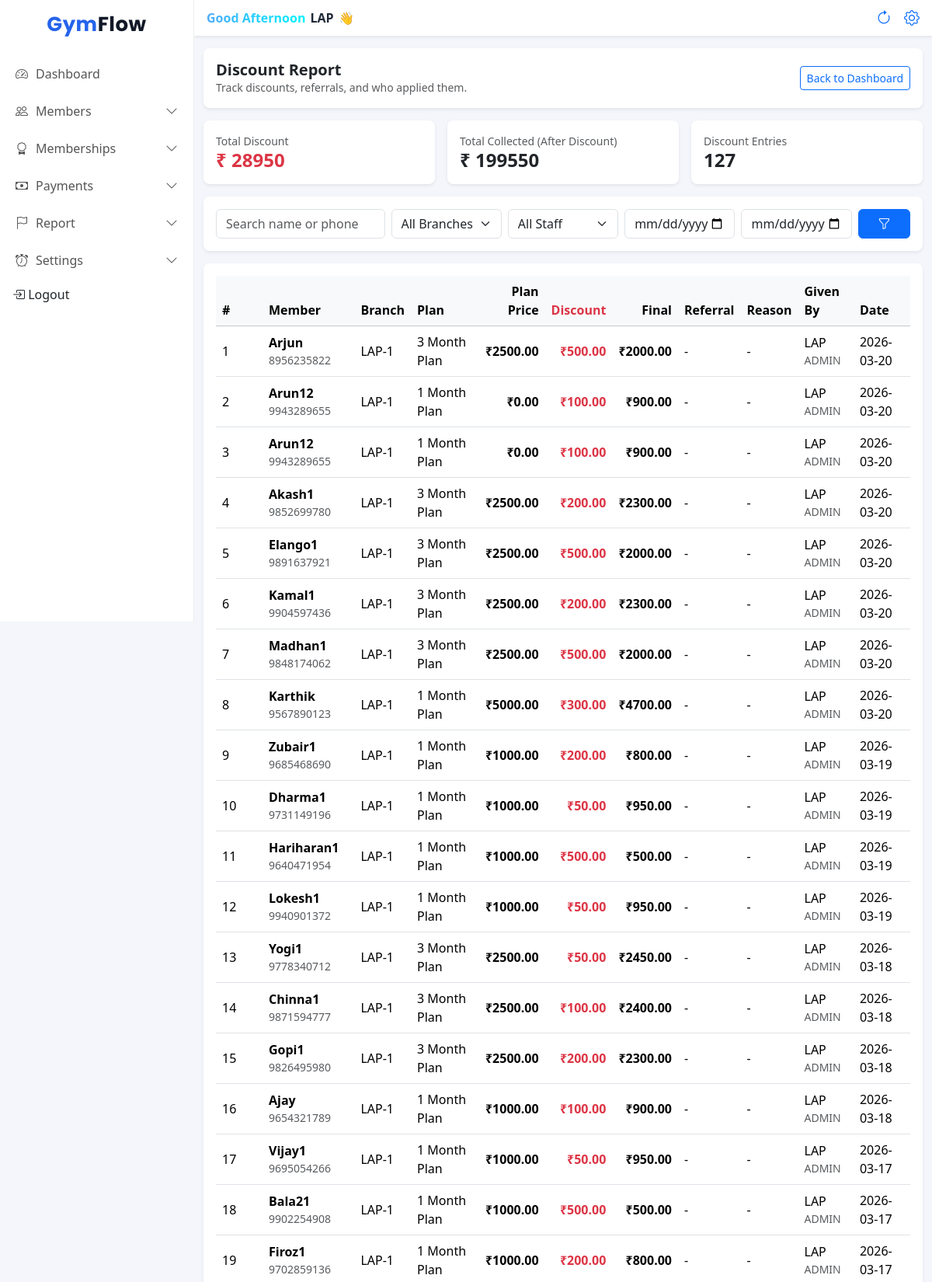
Page /discount_report (signed in, upper part) on the committed database.
### accounts/models.py (models this page shows, shortened)
class User(AbstractUser):
    ROLE_CHOICES = (
        ('ADMIN', 'Owner'),
        ('TRAINER', 'Trainer'),
    )
    gym = models.ForeignKey(Gym, on_delete=models.CASCADE, null=True, blank=True)
    role = models.CharField(max_length=10, choices=ROLE_CHOICES, default='TRAINER')
    phone = models.CharField(max_length=15, blank=True, null=True)
    branch = models.ForeignKey(Branch, on_delete=models.SET_NULL, null=True, blank=True)

### frontend/models.py (models this page shows, shortened)
class Payment(models.Model):
    PAYMENT_MODE = (
        ('cash', 'Cash'),
        ('upi', 'UPI'),
    )
    gym = models.ForeignKey(Gym, on_delete=models.CASCADE, related_name="payments")
    member = models.ForeignKey(Member, on_delete=models.CASCADE, related_name='payments')
    plan = models.ForeignKey(MembershipPlan, on_delete=models.SET_NULL, null=True, blank=True)
    invoice_no = models.CharField(max_length=50, blank=True, null=True)
    amount = models.DecimalField(max_digits=8, decimal_places=2)
    payment_mode = models.CharField(max_length=10, choices=PAYMENT_MODE)
    payment_date = models.DateField(default=timezone.localdate)
    coverage_start = models.DateField(null=True, blank=True)
    coverage_end = models.DateField(null=True, blank=True)
    plan_price = models.DecimalField(max_digits=10, decimal_places=2, default=0)
    discount_amount = models.DecimalField(max_digits=10, decimal_places=2, default=0)
    final_amount = models.DecimalField(max_digits=10, decimal_places=2, default=0)
    discount_reason = models.CharField(max_length=120, blank=True, null=True)
    referral_name = models.CharField(max_length=120, blank=True, null=True)
    created_by = models.ForeignKey(
    settings.AUTH_USER_MODEL,
    null=True,
    blank=True,
    on_delete=models.SET_NULL,
    related_name="payments_created"
)

class Member(models.Model):
    STATUS_CHOICES = (
        ('active', 'Active'),
        ('expiring', 'Expiring Soon'),
        ('expired', 'Expired'),
    )
    is_deleted = models.BooleanField(default=False)
    admission_number = models.CharField(max_length=10,  blank=True, null=True)
    DOB=models.DateField(null=True,blank=True)
    gym = models.ForeignKey(Gym, on_delete=models.CASCADE, related_name="members")
    branch = models.ForeignKey(Branch, on_delete=models.CASCADE, related_name="members")
    name = models.CharField(max_length=100)
    phone = models.CharField(max_length=15)
    join_date = models.DateField(default=date.today)
    photo = models.ImageField(upload_to="members/", blank=True, null=True)
    plan = models.ForeignKey(MembershipPlan, on_delete=models.SET_NULL, null=True, blank=True)
    start_date = models.DateField(null=True)
    expiry_date = models.DateField()
    security_deposit = models.DecimalField(max_digits=10, decimal_places=2, default=0)
    status = models.CharField(max_length=10, choices=STATUS_CHOICES, default='active')
    created_at = models.DateTimeField(auto_now_add=True)
    class Meta:
        unique_together = ("gym", "admission_number")

class Branch(models.Model):
    gym = models.ForeignKey(Gym, on_delete=models.CASCADE, related_name="branches")
    name = models.CharField(max_length=100)
    address = models.TextField(blank=True)
    phone = models.CharField(max_length=15, blank=True)
    created_at = models.DateTimeField(auto_now_add=True)
    class Meta:
        unique_together = ('gym', 'name')  # same gym can't have 2 branches with same name

class MembershipPlan(models.Model):
    branch = models.ForeignKey(Branch, on_delete=models.CASCADE, related_name="plans")
    name = models.CharField(max_length=50)  # Monthly / Quarterly
    duration_days = models.PositiveIntegerField()
    start_date = models.DateField(null=True)
    end_date = models.DateField(null=True)
    price = models.DecimalField(max_digits=8, decimal_places=2)
    is_active = models.BooleanField(default=True)
    created_at = models.DateTimeField(auto_now_add=True)
    class Meta:
        unique_together = ('branch', 'name')  # same branch can't have same plan name twice

### frontend/views.py (the view)
# urls.py: path("discount_report",discount_report, name="discount_report"),
@login_required
@owner_or_trainer
def discount_report(request):
    gym = request.user.gym
    q = (request.GET.get("q") or "").strip()
    branch_id = (request.GET.get("branch") or "").strip()
    created_by_id = (request.GET.get("created_by") or "").strip()
    start = (request.GET.get("start") or "").strip()
    end = (request.GET.get("end") or "").strip()
    qs = (
        Payment.objects
        .filter(gym=gym, discount_amount__gt=0)
        .select_related("member", "member__branch", "plan", "created_by")
        .order_by("-payment_date", "-id")
    )
    if q:
        qs = qs.filter(Q(member__name__icontains=q) | Q(member__phone__icontains=q))
    if branch_id:
        qs = qs.filter(member__branch_id=branch_id)
    if created_by_id:
        qs = qs.filter(created_by_id=created_by_id)
    if start:
        qs = qs.filter(payment_date__gte=start)
    if end:
        qs = qs.filter(payment_date__lte=end)
    dec_out = DecimalField(max_digits=12, decimal_places=2)
    summary = qs.aggregate(
        total_discount=Coalesce(Sum("discount_amount"), Value(Decimal("0.00")), output_field=dec_out),
        total_collected=Coalesce(Sum("final_amount"), Value(Decimal("0.00")), output_field=dec_out),
    )
    branches = Branch.objects.filter(gym=gym).order_by("name")
    staff = User.objects.filter(gym=gym).order_by("role", "first_name", "username")
    context = {
        "rows": qs[:800],
        "branches": branches,
        "staff": staff,
        "filters": {
            "q": q,
            "branch": branch_id,
            "created_by": created_by_id,   # ✅ keep dropdown selected
            "start": start,
            "end": end,
        },
        "summary": {
            "total_discount": summary["total_discount"] or Decimal("0.00"),
            "total_collected": summary["total_collected"] or Decimal("0.00"),
            "total_rows": qs.count(),
        }
    }
    return render(request, "discount_report.html", context)

### frontend/templates/discount_report.html (shortened to what this page needs)
{% extends 'base.html' %}
{% load static %}
{% block content %}
<div class="container-fluid">
  <div class="row mb-3 mt-3">
    <div class="col-12">
      <div class="d-flex justify-content-between align-items-center shadow-sm bg-white p-3 rounded-3">
        <div>
          <h5 class="fw-semibold mb-0">Discount Report</h5>
          <p class="text-muted small mb-0">Track discounts, referrals, and who applied them.</p>
        </div>
        <a href="{% url 'dashboard' %}" class="btn btn-outline-primary btn-sm">
          Back to Dashboard
        </a>
      </div>
    </div>
  </div>
  <div class="row g-3 mb-3">
    <div class="col-12 col-md-4">
      <div class="card shadow-sm border-0 rounded-3">
        <div class="card-body">
          <div class="text-muted small">Total Discount</div>
          <div class="h4 fw-bold text-danger mb-0">₹ {{ summary.total_discount }}</div>
        </div>
      </div>
    </div>
    <div class="col-12 col-md-4">
      <div class="card shadow-sm border-0 rounded-3">
        <div class="card-body">
          <div class="text-muted small">Total Collected (After Discount)</div>
          <div class="h4 fw-bold mb-0">₹ {{ summary.total_collected }}</div>
        </div>
      </div>
    </div>
    <div class="col-12 col-md-4">
      <div class="card shadow-sm border-0 rounded-3">
        <div class="card-body">
          <div class="text-muted small">Discount Entries</div>
          <div class="h4 fw-bold mb-0">{{ summary.total_rows }}</div>
        </div>
      </div>
    </div>
  </div>
  <div class="card shadow-sm border-0 rounded-3 mb-3">
    <div class="card-body">
      <form method="get">
        <div class="row g-2">
          <div class="col-12 col-md-3">
            <input type="text" name="q" value="{{ filters.q }}" class="form-control"
                   placeholder="Search name or phone">
          </div>
          <div class="col-12 col-md-2">
            <select name="branch" class="form-select">
              <option value="">All Branches</option>
            </select>
          </div>
          <div class="col-12 col-md-2">
            <select name="created_by" class="form-select">
              <option value="">All Staff</option>
            </select>
          </div>
          <div class="col-6 col-md-2">
            <input type="date" name="start" value="{{ filters.start }}" class="form-control">
          </div>
          <div class="col-6 col-md-2">
            <input type="date" name="end" value="{{ filters.end }}" class="form-control">
          </div>
          <div class="col-12 col-md-1 d-grid">
            <button class="btn btn-primary">
              <i class="bi bi-funnel"></i>
            </button>
          </div>
        </div>
      </form>
    </div>
  </div>
  <div class="card shadow-sm border-0 rounded-3 d-none d-md-block">
    <div class="card-body table-responsive">
      <table class="table table-hover align-middle mb-0">
        <thead class="table-light">
          <tr>
            <th style="width:60px;">#</th>
            <th>Member</th>
            <th>Branch</th>
            <th>Plan</th>
            <th class="text-end">Plan Price</th>
            <th class="text-end text-danger">Discount</th>
            <th class="text-end">Final</th>
            <th>Referral</th>
            <th>Reason</th>
            <th>Given By</th>
            <th>Date</th>
          </tr>
        </thead>
        <tbody>
          {% for p in rows %}
          <tr>
            <td>{{ forloop.counter }}</td>
            <td>
              <div class="fw-semibold">{{ p.member.name }}</div>
              <div class="text-muted small">{{ p.member.phone }}</div>
            </td>
            <td>{{ p.member.branch.name }}</td>
            <td>
              {% if p.plan %}
                {{ p.plan.name }}
              {% else %}
                -
              {% endif %}
            </td>
            <td class="text-end fw-semibold">₹{{ p.plan_price }}</td>
            <td class="text-end fw-bold text-danger">₹{{ p.discount_amount }}</td>
            <td class="text-end fw-semibold">₹{{ p.final_amount }}</td>
            <td>{{ p.referral_name|default:"-" }}</td>
            <td>{{ p.discount_reason|default:"-" }}</td>
            <td>
              {% if p.created_by %}
                {{ p.created_by.first_name|default:p.created_by.username }}
                <div class="text-muted small">{{ p.created_by.role }}</div>
              {% else %}
                -
              {% endif %}
            </td>
            <td>{{ p.payment_date|date:"Y-m-d" }}</td>
          </tr>
          {% empty %}
          <tr>
            <td colspan="11" class="text-center text-muted py-4">
              No discounts found for this filter.
            </td>
          </tr>
          {% endfor %}
        </tbody>
      </table>
    </div>
  </div>
</div>
{% endblock %}

### frontend/templates/base.html (shortened to what this page needs)
{% load static %}
<!DOCTYPE html>
<html lang="en">
<head>
    <link href="https://cdn.jsdelivr.net/npm/bootstrap@5.3.3/dist/css/bootstrap.min.css" rel="stylesheet">
    <link href="https://cdn.jsdelivr.net/npm/bootstrap-icons/font/bootstrap-icons.css" rel="stylesheet">
    <link rel="stylesheet" href="{% static 'css/dashboard.css' %}">
</head>
<body>
    <div class="sidebar" id="sidebar">
        <h4 class="brand-logo text-center py-3">
            Gym<span>Flow</span>
        </h4>
        <a class="" href="{% url 'dashboard' %}">
            <i class="bi bi-speedometer2"></i> Dashboard
        </a>
        <a href="javascript:void(0)" class="menu-toggle">
            <i class="bi bi-people"></i> Members
            <i class="bi bi-chevron-down ms-auto"></i>
        </a>
        <a href="javascript:void(0)" class="menu-toggle">
            <i class="bi bi-award"></i> Memberships
            <i class="bi bi-chevron-down ms-auto"></i>
        </a>
        <a href="javascript:void(0)" class="menu-toggle">
            <i class="bi bi-cash"></i> Payments
            <i class="bi bi-chevron-down ms-auto"></i>
        </a>
        <a href="javascript:void(0)" class="menu-toggle">
            <i class="bi bi-flag"></i> Report
            <i class="bi bi-chevron-down ms-auto"></i>
        </a>
        {% if request.user.role == "ADMIN" %}
        <a href="javascript:void(0)" class="menu-toggle">
            <i class="bi bi-alarm"></i> Settings
            <i class="bi bi-chevron-down ms-auto"></i>
        </a>
        {% endif %}
        <form method="post" action="{% url 'logout' %}" class="d-inline">
            <button type="submit" class="dropdown-item px-3 mt-2">
                <i class="bi bi-box-arrow-in-right"></i> Logout
            </button>
        </form>
    </div>
    <div class="content">
        <nav class="navbar bg-white shadow-sm px-3">
            <div class="d-flex align-items-center gap-2">
                <div class="welcome-text">
                    <span class="greeting">Welcome Back</span>
                    <span class="username">{{ request.user.username }}</span>
                    <span class="wave">👋</span>
                </div>
            </div>
            <div class="d-flex align-items-center">
                <a href="" class="px-3 fs-5" hreflang="Page Refresh"><i class="bi bi-arrow-clockwise"></i></a>
                <a href="{% url 'gym_profile' %}" class="fs-5" hreflang="Profile Setting"><i class="bi bi-gear"></i></a>
            </div>
        </nav>
        {% block content %}
        {% endblock %}
</body>
</html>

### frontend/static/css/dashboard.css (style rules this page uses)
body { background-color: #f5f7fb; overflow-x: hidden; }
.sidebar { width: 250px; min-height: 100vh; background: #ffffff; border-right: 1px solid #eee; position: fixed; top: 0; left: 0; transform: translateX(-100%); transition: transform 0.3s ease; z-index: 1050; }
.sidebar h4 { font-weight: 700; }
.sidebar a { color: #555; text-decoration: none; padding: 12px 20px; display: flex; align-items: center; font-weight: 500; gap: 10px; }
.content { margin-left: 0; transition: margin-left 0.3s ease; width: 100%; }
@media (min-width: 992px) { .sidebar { transform: translateX(0); } }
@media (min-width: 992px) { .content { margin-left: 250px; width: calc(100% - 250px); } }
.menu-toggle { cursor: pointer; }
.menu-toggle i.bi-chevron-down { transition: transform 0.3s; }
.table { margin-bottom: 0; }

### frontend/templates/base.html (style rules this page uses)
.brand-logo { font-family: 'Poppins', sans-serif; font-weight: 700; font-size: 26px; letter-spacing: 0.5px; color: #2563eb; }
.brand-logo span { color: #111827; }
body { background: #f4f6fb; }
.welcome-text { display: flex; align-items: center; gap: 6px; font-weight: 600; }
.greeting { font-size: 16px; background: linear-gradient(90deg, #4facfe, #00f2fe); -webkit-background-clip: text; -webkit-text-fill-color: transparent; }
.username { font-size: 16px; color: #1f2937; }
.wave { display: inline-block; animation: waveAnim 1.8s infinite; transform-origin: 70% 70%; }

### rows in the picture
User: user.username "LAP"
Payment: member.name "Arjun", member.phone "8956235822", member.branch.name "LAP-1", plan.name "3 Month Plan", plan_price "2500.00", discount_amount "500.00", final_amount "2000.00", referral_name "-", discount_reason "-", created_by.first_name "LAP", created_by.role "ADMIN", payment_date "2026-03-20"
Payment: member.name "Arun12", member.phone "9943289655", member.branch.name "LAP-1", plan.name "1 Month Plan", plan_price "0.00", discount_amount "100.00", final_amount "900.00", referral_name "-", discount_reason "-", created_by.first_name "LAP", created_by.role "ADMIN", payment_date "2026-03-20"
Payment: member.name "Arun12", member.phone "9943289655", member.branch.name "LAP-1", plan.name "1 Month Plan", plan_price "0.00", discount_amount "100.00", final_amount "900.00", referral_name "-", discount_reason "-", created_by.first_name "LAP", created_by.role "ADMIN", payment_date "2026-03-20"
Payment: member.name "Akash1", member.phone "9852699780", member.branch.name "LAP-1", plan.name "3 Month Plan", plan_price "2500.00", discount_amount "200.00", final_amount "2300.00", referral_name "-", discount_reason "-", created_by.first_name "LAP", created_by.role "ADMIN", payment_date "2026-03-20"
Payment: member.name "Elango1", member.phone "9891637921", member.branch.name "LAP-1", plan.name "3 Month Plan", plan_price "2500.00", discount_amount "500.00", final_amount "2000.00", referral_name "-", discount_reason "-", created_by.first_name "LAP", created_by.role "ADMIN", payment_date "2026-03-20"
Payment: member.name "Kamal1", member.phone "9904597436", member.branch.name "LAP-1", plan.name "3 Month Plan", plan_price "2500.00", discount_amount "200.00", final_amount "2300.00", referral_name "-", discount_reason "-", created_by.first_name "LAP", created_by.role "ADMIN", payment_date "2026-03-20"
Payment: member.name "Madhan1", member.phone "9848174062", member.branch.name "LAP-1", plan.name "3 Month Plan", plan_price "2500.00", discount_amount "500.00", final_amount "2000.00", referral_name "-", discount_reason "-", created_by.first_name "LAP", created_by.role "ADMIN", payment_date "2026-03-20"
Payment: member.name "Karthik", member.phone "9567890123", member.branch.name "LAP-1", plan.name "1 Month Plan", plan_price "5000.00", discount_amount "300.00", final_amount "4700.00", referral_name "-", discount_reason "-", created_by.first_name "LAP", created_by.role "ADMIN", payment_date "2026-03-20"
Payment: member.name "Zubair1", member.phone "9685468690", member.branch.name "LAP-1", plan.name "1 Month Plan", plan_price "1000.00", discount_amount "200.00", final_amount "800.00", referral_name "-", discount_reason "-", created_by.first_name "LAP", created_by.role "ADMIN", payment_date "2026-03-19"
Payment: member.name "Dharma1", member.phone "9731149196", member.branch.name "LAP-1", plan.name "1 Month Plan", plan_price "1000.00", discount_amount "50.00", final_amount "950.00", referral_name "-", discount_reason "-", created_by.first_name "LAP", created_by.role "ADMIN", payment_date "2026-03-19"
Payment: member.name "Hariharan1", member.phone "9640471954", member.branch.name "LAP-1", plan.name "1 Month Plan", plan_price "1000.00", discount_amount "500.00", final_amount "500.00", referral_name "-", discount_reason "-", created_by.first_name "LAP", created_by.role "ADMIN", payment_date "2026-03-19"
Payment: member.name "Lokesh1", member.phone "9940901372", member.branch.name "LAP-1", plan.name "1 Month Plan", plan_price "1000.00", discount_amount "50.00", final_amount "950.00", referral_name "-", discount_reason "-", created_by.first_name "LAP", created_by.role "ADMIN", payment_date "2026-03-19"
Payment: member.name "Yogi1", member.phone "9778340712", member.branch.name "LAP-1", plan.name "3 Month Plan", plan_price "2500.00", discount_amount "50.00", final_amount "2450.00", referral_name "-", discount_reason "-", created_by.first_name "LAP", created_by.role "ADMIN", payment_date "2026-03-18"
Payment: member.name "Chinna1", member.phone "9871594777", member.branch.name "LAP-1", plan.name "3 Month Plan", plan_price "2500.00", discount_amount "100.00", final_amount "2400.00", referral_name "-", discount_reason "-", created_by.first_name "LAP", created_by.role "ADMIN", payment_date "2026-03-18"
Payment: member.name "Gopi1", member.phone "9826495980", member.branch.name "LAP-1", plan.name "3 Month Plan", plan_price "2500.00", discount_amount "200.00", final_amount "2300.00", referral_name "-", discount_reason "-", created_by.first_name "LAP", created_by.role "ADMIN", payment_date "2026-03-18"
Payment: member.name "Ajay", member.phone "9654321789", member.branch.name "LAP-1", plan.name "1 Month Plan", plan_price "1000.00", discount_amount "100.00", final_amount "900.00", referral_name "-", discount_reason "-", created_by.first_name "LAP", created_by.role "ADMIN", payment_date "2026-03-18"
Payment: member.name "Vijay1", member.phone "9695054266", member.branch.name "LAP-1", plan.name "1 Month Plan", plan_price "1000.00", discount_amount "50.00", final_amount "950.00", referral_name "-", discount_reason "-", created_by.first_name "LAP", created_by.role "ADMIN", payment_date "2026-03-17"
Payment: member.name "Bala21", member.phone "9902254908", member.branch.name "LAP-1", plan.name "1 Month Plan", plan_price "1000.00", discount_amount "500.00", final_amount "500.00", referral_name "-", discount_reason "-", created_by.first_name "LAP", created_by.role "ADMIN", payment_date "2026-03-17"
Payment: member.name "Firoz1", member.phone "9702859136", member.branch.name "LAP-1", plan.name "1 Month Plan", plan_price "1000.00", discount_amount "200.00", final_amount "800.00", referral_name "-", discount_reason "-", created_by.first_name "LAP", created_by.role "ADMIN", payment_date "2026-03-17"

### other values in the picture
{{ summary.total_discount }} "28950"
{{ summary.total_collected }} "199550"
{{ summary.total_rows }} "127"
